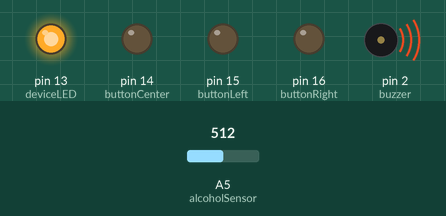
Simulated run of this sketch. Board: Arduino Uno, built with avr-gcc and run on an emulated ATmega328P. On the bench: output pins drawn as LEDs (lit = HIGH), buzzer (waves = sounding). Inputs (shaded band) come from the test bench; at power-on: A5 (alcoholSensor) = 512. What the sketch prints to the serial monitor is not drawn. At 2.5 s the program stops and its outputs stay as they are.

Above: at 1.2 s.
1.3 s: A5 (alcoholSensor) set to 390
At 3.6 s:
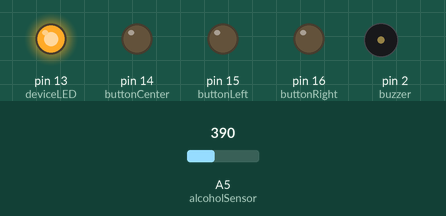
Timing chart, 0 to 4.0 s (numbered marks = the images above; inputs shaded):
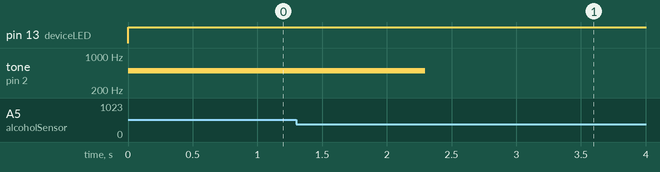

Measured:
- after the input at 1.3 s, tone on pin 2 (buzzer): 500 Hz → silent after 1.0 s

The sketch:

Device.ino
```cpp
#include <SoftwareSerial.h>
#include <pitches.h>
#define BT_RX 7
#define BT_TX 8

SoftwareSerial HM10(BT_RX,BT_TX);

const int alcoholSensor = A5; // 알코올 센서 A5 // 수정됨.
const int deviceLED = 13; // 전원 LED (전원)
const int deviceButton = 7; // 전원키는 버튼
// 시간 경과 계산 위한 변수.
const long int interval = 1000; // 10초로 이후 수정
const int buttonCenter = 14;
const int buttonLeft = 15;
const int buttonRight = 16;
const int buzzer = 2;

void setup() {
  Serial.begin(9600);
  pinMode(deviceLED, OUTPUT); // 전원 여부 LED
  pinMode(deviceButton, INPUT_PULLUP); // 전원이 꺼져 있을 시에 버튼을 누르면 전원이 꺼짐.
  pinMode(alcoholSensor, INPUT);
  pinMode(buzzer, OUTPUT);
  pinMode(buttonCenter, OUTPUT);
  pinMode(buttonLeft, OUTPUT);
  pinMode(buttonRight, OUTPUT);
  HM10.begin(9600);
}
boolean onButton(int last, int current);
boolean checkAlcohol();
void dirLED();
void alcoholError();

void loop(){
  int val; // 알코올 값.
  boolean buttonCurrent = false;
  boolean buttonLast = false;
  boolean onLED = false;
  buttonCurrent = digitalRead(deviceButton); // 현재 버튼이 눌려진 것에 대한 여부.
  onLED = onButton(buttonLast, buttonCurrent);
  buttonLast = buttonCurrent;
  digitalWrite(deviceLED, onLED); // onLED 에 따라 전원 여부 보여주는 LED가 켜진다.(전원)

  // 전원 켜진 후
  // 1) 검사 X인 채 일정 시간 경과되어도 계속 mq3Pin 이 44~46이면.(대기상태가 원래 45정도 나오면) -> 부저0, 스위치 OFF
  if(onLED){
    Serial.println(analogRead(alcoholSensor));
    if(checkAlcohol()){
      // 블루투스 통신 코드
      while(true){ // 이후 수정필요
        dirLED();
        delay(100);
      }

    } else {
      onLED = false;
    }
  }
}

boolean onButton(int last, int current){
  boolean result = false;
  if(last == LOW && current == HIGH) // 전원버튼을 눌러서 원래의 꺼진 상태에서 켜진 상태가 되었을 경우
    result = true;
  else if(last == HIGH && current== LOW) // 위의 것과 반대.
    result = false;

  return result;
}
boolean checkAlcohol(){
  unsigned long alcoholInitTime = millis();
  boolean pass = false;
  while(true){
    int alcoholValue = analogRead(alcoholSensor);
    if(alcoholInitTime + interval < millis()){
      if(pass)
        return true;
      else
        return false;
    }else{
      if(alcoholValue > 400){
        alcoholError();
        return false;
      }else
        pass = true;

    }
  }
  return true;
}

void alcoholError(){
  tone(buzzer, 500, interval); // 부저 10초
} // 부저

void dirLED(){
  boolean center = digitalRead(buttonCenter);
  boolean left = digitalRead(buttonLeft);
  boolean right = digitalRead(buttonRight);
  if(center){
    //HM10.write("center");
    Serial.println("center");
    noTone(buzzer);
    tone(buzzer, 500, interval);
  }
  if(left){
    //HM10.write("left");
    Serial.println("left");
  }
  if(right){
    //HM10.write("right");
    Serial.println("right");
  }
}
```
